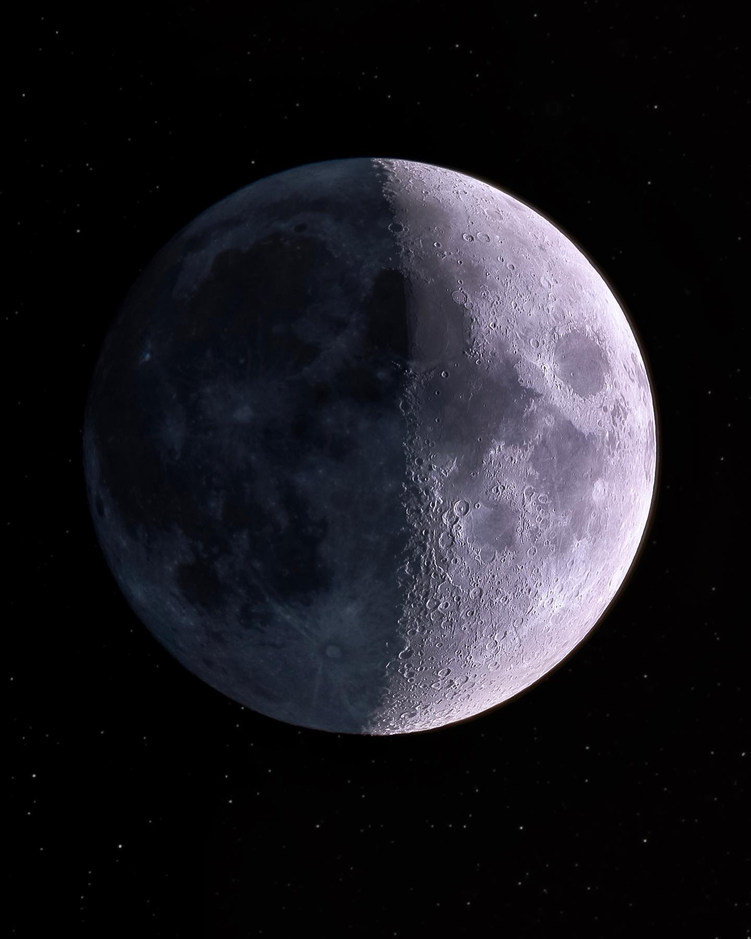
#> input picture moon.png, 751 x 939 px, shrunk from 1440 x 1800 before the run
$ python process.py
#> lines starting #> are read from the running program, lines starting #| are printed output that depends on the picture
import numpy as np
from PIL import Image
import matplotlib.pyplot as plt
import os

# Creating output directory
output_dir = "output"
os.makedirs(output_dir, exist_ok=True)

# ==========================================
# CORE FUNCTIONS (MANUAL IMPLEMENTATIONS)
# ==========================================
def get_histogram(img_array):
    hist = np.zeros(256, dtype=np.int32)
    for pixel in img_array.ravel():
        hist[int(pixel)] += 1
    return hist

def get_he_lut(img_array):
    """Returns the Look-Up Table (Transfer Curve) for HE"""
    hist = get_histogram(img_array)
    cdf = hist.cumsum()
    if (cdf.max() - cdf.min()) == 0:
        return np.arange(256, dtype='uint8')
    cdf_normalized = (cdf - cdf.min()) * 255 / (cdf.max() - cdf.min())
    return cdf_normalized.astype('uint8')

def power_law_transform(img_array, gamma, c=1.0):
    """s = c * r^gamma"""
    lut = np.array([np.clip(c * ((i / 255.0) ** gamma) * 255.0, 0, 255) for i in range(256)])
    lut = np.round(lut).astype('uint8')
    return lut[img_array], lut

def linear_percentile_stretch(img_array, low_pct=1, high_pct=99):
    """Linear Contrast Stretch remapping 1st-99th percentiles to [0, 255]"""
    flattened = img_array.flatten()
    sorted_pixels = np.sort(flattened)

    low_idx = int(len(sorted_pixels) * (low_pct / 100.0))
    high_idx = int(len(sorted_pixels) * (high_pct / 100.0))

    p_low = sorted_pixels[low_idx]
    p_high = sorted_pixels[high_idx]

    if p_high == p_low:
        lut = np.arange(256, dtype='uint8')
        return img_array.copy(), lut

    lut = np.zeros(256, dtype='uint8')
    for i in range(256):
        val = ((i - p_low) * 255.0) / (p_high - p_low)
        lut[i] = np.clip(np.round(val), 0, 255)

    return lut[img_array], lut

def histogram_specification(source_img, target_cdf):
    """Performs manual mapping from source CDF directly to a continuous target CDF shape"""
    hist = get_histogram(source_img)
    s_cdf = hist.cumsum() / source_img.size

    lut = np.zeros(256, dtype='uint8')
    g_idx = 0
    for r_idx in range(256):
        while g_idx < 255 and target_cdf[g_idx] < s_cdf[r_idx]:
            g_idx += 1
        lut[r_idx] = g_idx

    return lut[source_img.astype('uint8')], lut

# ==========================================
# MAIN EXECUTION PIPELINE
# ==========================================
try:
    if not os.path.exists('moon.png'):
        raise FileNotFoundError("Please make sure your moon image is saved as 'moon.png' in this folder!")

    # --- QUESTION 1: HISTOGRAM EQUALIZATION AND CONTRAST STRETCHING ---
    print("Processing Question 1...")
    base = Image.open('moon.png').convert('L')
    img = np.array(base)

    # Generate synthetic degraded profiles matching requirements
    dark = (img * 0.2).astype('uint8')
    bright = (img * 0.5 + 127).astype('uint8')
    low_con = (img * 0.2 + 100).astype('uint8')
    high_con, _ = power_law_transform(img, 2.0)
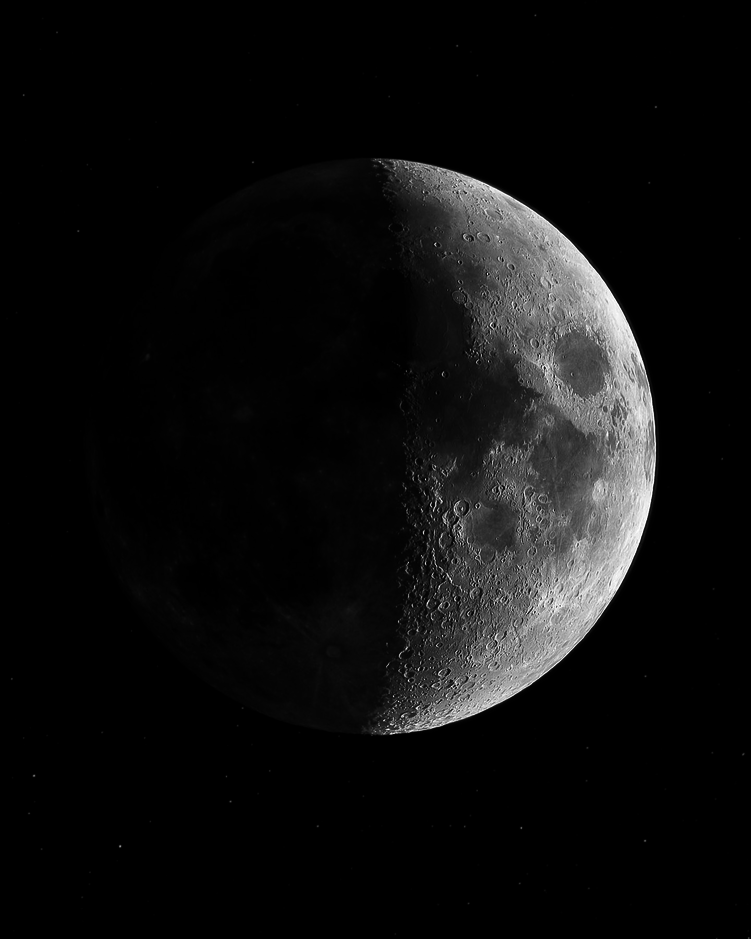
#> high_con: shape (939, 751); min 0, max 255, mean 14.7

    images = {'Dark': dark, 'Bright': bright, 'Low_Contrast': low_con, 'High_Contrast': high_con}

    for name, data in images.items():
        he_lut = get_he_lut(data)
        he_res = he_lut[data]

        gamma_val = 0.4 if name == 'Dark' else 1.5
        gamma_res, gamma_lut = power_law_transform(data, gamma_val)

        # Plotting satisfying Question 1 matrix requirements (Image, Log Histogram, Active Curves)
        fig, axs = plt.subplots(2, 3, figsize=(15, 8))
        axs[0, 0].imshow(data, cmap='gray', vmin=0, vmax=255); axs[0, 0].set_title(f'Original {name}')
        axs[1, 0].hist(data.flatten(), 256, range=[0, 256], color='gray', alpha=0.7)
        axs[1, 0].set_yscale('log')

        axs[0, 1].imshow(he_res, cmap='gray', vmin=0, vmax=255); axs[0, 1].set_title('After HE')
        axs[1, 1].hist(he_res.flatten(), 256, range=[0, 256], color='blue', alpha=0.7)
        axs[1, 1].set_yscale('log')

        axs[0, 2].plot(he_lut, color='red', lw=2.5, label='HE Curve')
        axs[0, 2].plot(gamma_lut, color='orange', lw=2, linestyle='--', label=f'Gamma {gamma_val}')
        axs[0, 2].set_title('Active Transfer Curves Map')
        axs[0, 2].set_xlim([0, 255]); axs[0, 2].set_ylim([0, 255])
        axs[0, 2].legend(loc='lower right')
        axs[0, 2].grid(True, linestyle='--', alpha=0.5)

        axs[1, 2].imshow(gamma_res, cmap='gray', vmin=0, vmax=255); axs[1, 2].set_title(f'Gamma Correction ({gamma_val})')

        plt.tight_layout()
        plt.savefig(f"{output_dir}/{name}_analysis.png")
        plt.close()
#> this loop made 4 passes
#> (name, gamma_val) on passes 1 to 4: ('Dark', 0.4), ('Bright', 1.5), ('Low_Contrast', 1.5), ('High_Contrast', 1.5)
#> pass 1, `he_res = he_lut[data]`:
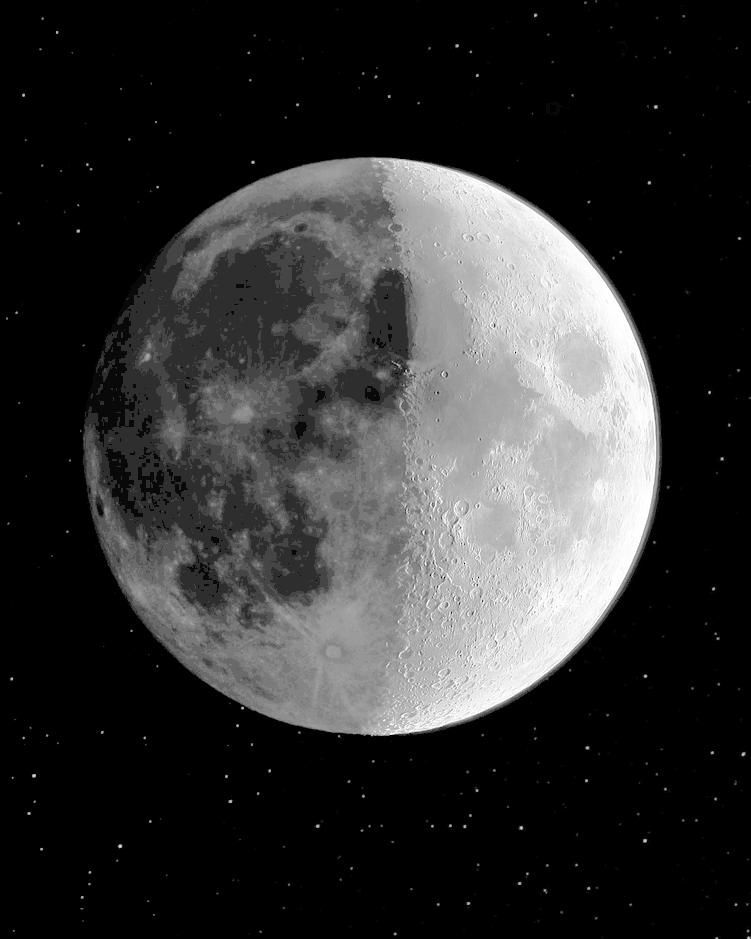
#> he_res: shape (939, 751); min 0, max 255, mean 51.1
#> pass 1, `plt.savefig(f"{output_dir}/{name}_analysis.png")`:
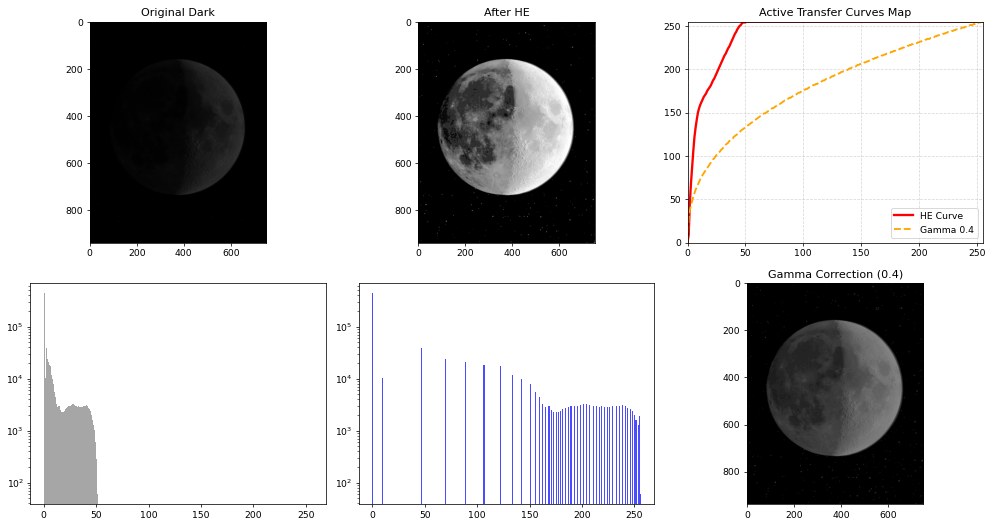
#> figure drawn by matplotlib, 6 panels; panel 3: curve peaks at x = 51, y = 255; panel 3: curve peaks at x = 254, y = 255; panel 4: tallest bar 435477 high, from x = 0 to 1; panel 5: tallest bar 435477 high, from x = 0 to 1

    # --- QUESTION 2: REAL MOON ENHANCEMENT (MULTIPLE METHODS COMPARED) ---
    print("Processing Question 2...")
    real_moon = np.array(Image.open('moon.png').convert('L'))

    # Generate an analytical Gaussian target distribution matching your friend's notebook
    target_pdf = np.zeros(256)
    mean, std = 50, 30
    for i in range(256):
        target_pdf[i] = np.exp(-((i - mean) ** 2) / (2 * (std ** 2)))
    target_pdf /= np.sum(target_pdf)
    target_cdf = np.cumsum(target_pdf)

    # Processing pathways collecting both images and lookup-tables
    real_moon_he_lut = get_he_lut(real_moon)
#> real_moon_he_lut = 256 values from 0 to 255
    real_moon_he = real_moon_he_lut[real_moon]
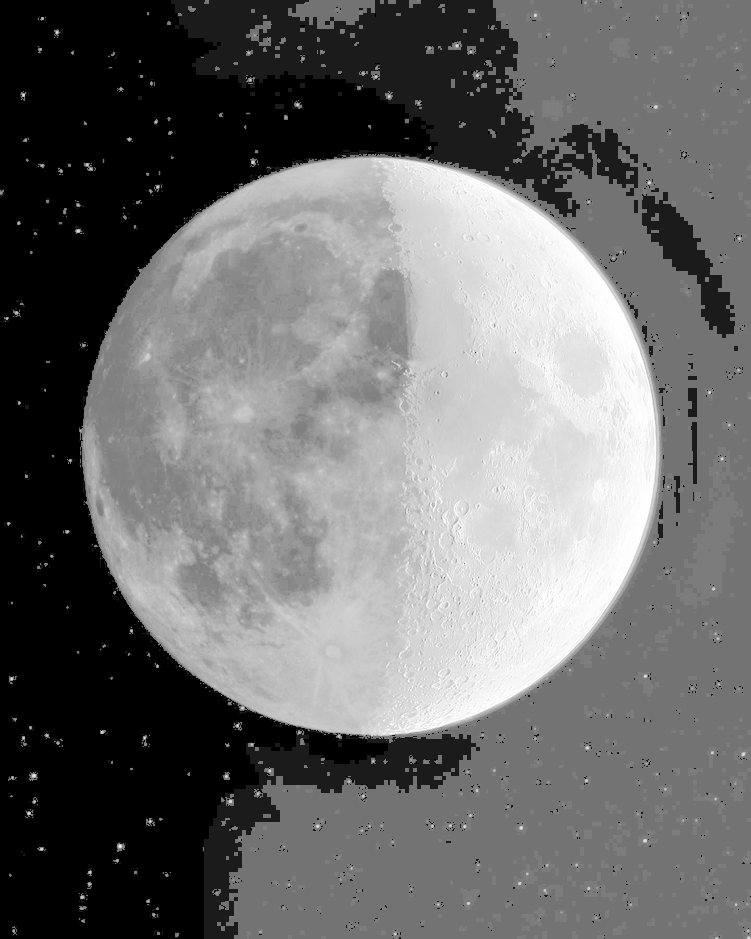
#> real_moon_he: shape (939, 751); min 0, max 255, mean 108.9
    real_moon_spec, real_moon_spec_lut = histogram_specification(real_moon, target_cdf)
#> in histogram_specification, `hist = get_histogram(source_img)`: hist = 256 values, max 183581 at index 2, min 39 at index 252, mean 2754.6
#> in histogram_specification, `s_cdf = hist.cumsum() / source_img.size`: s_cdf = 256 values from 0.244 to 1
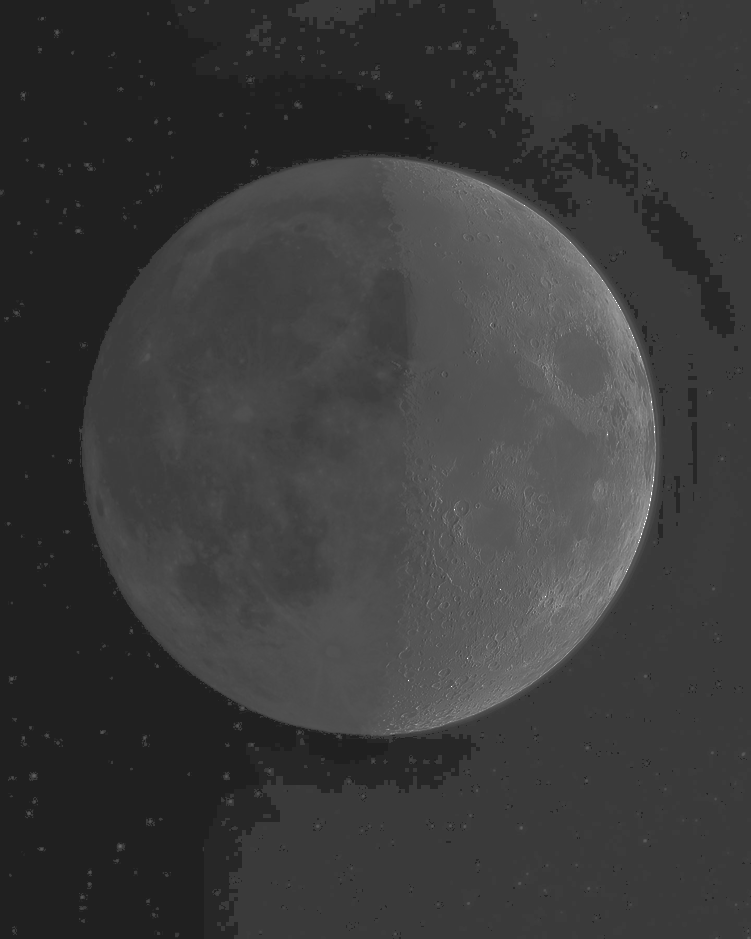
#> real_moon_spec: shape (939, 751); min 32, max 255, mean 59
#> real_moon_spec_lut = 256 values from 32 to 255
    real_moon_stretch, real_moon_stretch_lut = linear_percentile_stretch(real_moon, 1, 99)
#> in linear_percentile_stretch, `low_idx = int(len(sorted_pixels) * (low_pct / 100.0))`: low_idx = 7051
#> in linear_percentile_stretch, `high_idx = int(len(sorted_pixels) * (high_pct / 100.0))`: high_idx = 698137
#> in linear_percentile_stretch, `p_low = sorted_pixels[low_idx]`: p_low = 0
#> in linear_percentile_stretch, `p_high = sorted_pixels[high_idx]`: p_high = 224
#> the loop in linear_percentile_stretch, `for i in range(256):` made 256 passes
#> val on passes 1 to 3: 0, 1.14, 2.28
#> after the loop in linear_percentile_stretch, `for i in range(256):`: lut = 256 values from 0 to 255
#> real_moon_stretch_lut = 256 values from 0 to 255

    # Corrected Layout Matrix configuration matching array dataset counts explicitly
    fig, axs = plt.subplots(3, 4, figsize=(22, 14))
    fig.suptitle("Question 2 Master Evaluation Matrix Sheet (Log Counts)", fontsize=14, fontweight='bold')

    columns_data = [
        {"img": real_moon, "title": "Original Moon", "color": "gray", "lut": None},
        {"img": real_moon_he, "title": "Global HE", "color": "blue", "lut": real_moon_he_lut},
        {"img": real_moon_spec, "title": "Histogram Specification", "color": "green", "lut": real_moon_spec_lut},
        {"img": real_moon_stretch, "title": "1-99% Contrast Stretch", "color": "orange", "lut": real_moon_stretch_lut}
    ]

    for col_idx, col in enumerate(columns_data):
        # Row 1: Visual Outputs
        axs[0, col_idx].imshow(col["img"], cmap='gray', vmin=0, vmax=255)
        axs[0, col_idx].set_title(col["title"], fontsize=12, fontweight='bold')
        axs[0, col_idx].axis('off')

        # Row 2: Log-Scaled Histograms
        axs[1, col_idx].hist(col["img"].flatten(), 256, range=[0, 256], color=col["color"], alpha=0.7)
        axs[1, col_idx].set_xlim([0, 255])
        axs[1, col_idx].set_yscale('log')
        axs[1, col_idx].grid(True, linestyle='--', alpha=0.3)
        axs[1, col_idx].set_title(f"{col['title']} Histogram")

        # Row 3: Transfer Curve Function Mapping Curves
        if col["lut"] is not None:
            axs[2, col_idx].plot(range(256), col["lut"], color='crimson', lw=2.5)
            axs[2, col_idx].set_title(f"{col['title']} $s = T(r)$ LUT")
        else:
            axs[2, col_idx].plot([0, 255], [0, 255], color='black', linestyle=':')
            axs[2, col_idx].set_title("Identity Line (Unchanged)")

        axs[2, col_idx].set_xlim([0, 255])
        axs[2, col_idx].set_ylim([0, 255])
        axs[2, col_idx].grid(True, linestyle='--', alpha=0.3)
#> this loop made 4 passes

    plt.tight_layout()
    plt.savefig(f"{output_dir}/Question2_Moon_Comparison.png", dpi=150)
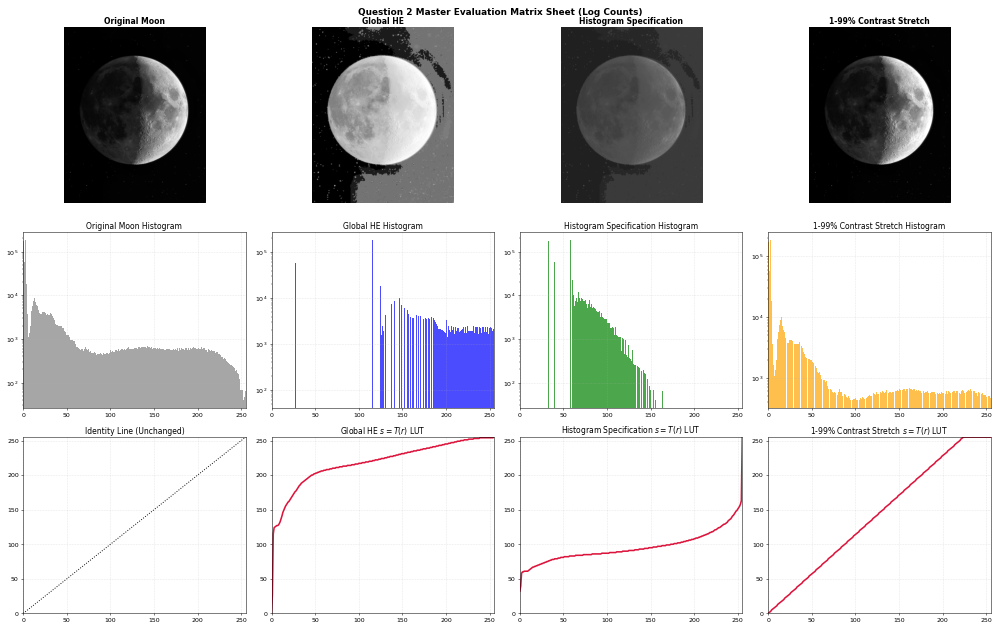
#> figure drawn by matplotlib, 12 panels; panel 5: tallest bar 183581 high, from x = 2 to 3; panel 6: tallest bar 183581 high, from x = 115 to 116; panel 7: tallest bar 183581 high, from x = 58 to 59; panel 8: tallest bar 183581 high, from x = 2 to 3
    plt.close()

    print("Pipeline Complete! Advanced metric matrices exported into 'output/' folder successfully. :D")

except Exception as e:
    print(f"Pipeline Execution Error: {e}")
